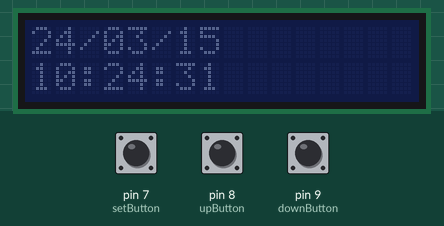
Recording of a sketch running on a simulated Arduino Uno, built with avr-gcc and run on an emulated ATmega328P. Shown: 16×2 character LCD. Inputs (shaded band) come from the test bench; at power-on: pin 7 (setButton) LOW, pin 8 (upButton) LOW, pin 9 (downButton) LOW. The local clock reads 2024-03-15 10:24:30 at power-on unless the sketch sets it.

Above: at 1.2 s.
1.3 s: pin 7 (setButton) pulled HIGH for 0.15 s
At 2.7 s:
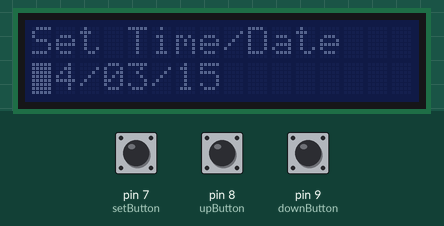
4.4 s: pin 8 (upButton) pulled HIGH for 1 s
At 6.1 s:
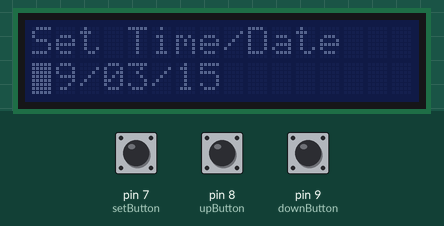
8.4 s: pin 9 (downButton) pulled HIGH for 0.15 s
11.5 s: pin 8 (upButton) pulled HIGH for 0.15 s
14.6 s: pin 7 (setButton) pulled HIGH for 1 s
At 16.4 s:
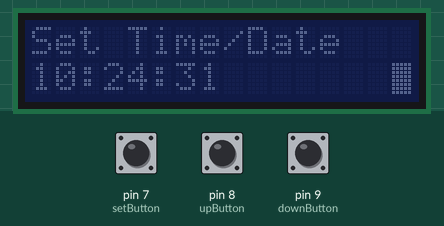
18.6 s: pin 9 (downButton) pulled HIGH for 1 s
At 20.6 s:
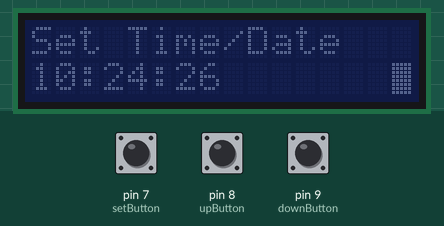
Timing chart, 0 to 22.1 s (numbered marks = the images above; inputs shaded):
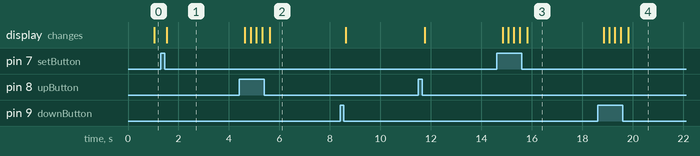

The sketch:

clock.ino
```cpp
// Real Time Clock project

/* Use Arduino UNO as microcontroller
Use DS1302 RTC module
All data display on LCD 16x2 (with I2C interface)

Pin Connections
* ARDUINO UNO  |   DS1302  |  LCD I2C 16x2
*--------------|-----------|-----------------
*   +5V        |           |     VIN
*    D4        |    SCL    |
*    D5        |    DAT    |
*    D6        |    RST    |
*    GND       |    GND    |     GND
*   +3.3V      |    VIN    |
*    A5        |           |     SCL
*    A4        |           |     SDA
*/

#include <Wire.h>
#include <LiquidCrystal_I2C.h>
#include <iarduino_RTC.h>

// Initialize the LCD with the I2C address 0x27 (common for 16x2 LCDs)
LiquidCrystal_I2C lcd(0x27, 16, 2);

// Initialize the iarduino_RTC with DS1302
iarduino_RTC rtc(RTC_DS1302);

// Buttons
const int setButton = 7;
const int upButton = 8;
const int downButton = 9;

// Variables for time and date
int year, month, day, hour, minute, second;
bool settingMode = false;
int settingField = 0;

void setup() {
  // Initialize LCD
  lcd.init();
  // lcd.backlight();

  // Initialize buttons
  pinMode(setButton, INPUT);
  pinMode(upButton, INPUT);
  pinMode(downButton, INPUT);

  // Start RTC
  rtc.begin();

  // Read initial time
  rtc.gettime();
}

void loop() {
  if (digitalRead(setButton) == HIGH) {
    delay(200);  // Debounce delay
    if (!settingMode) {
      settingMode = true;
      rtc.gettime();
      year = rtc.year;
      month = rtc.month;
      day = rtc.day;
      hour = rtc.Hours;
      minute = rtc.minutes;
      second = rtc.seconds;
      settingField = 0;
    } else {
      settingField++;
      if (settingField > 5) {
        settingMode = false;
        rtc.settime(year, month, day, hour, minute, second);
      }
    }
  }

  if (settingMode) {
    if (digitalRead(upButton) == HIGH) {
      adjustTime(1);
      delay(200);  // Debounce delay
    } else if (digitalRead(downButton) == HIGH) {
      adjustTime(-1);
      delay(200);  // Debounce delay
    }
    displaySettingMode();
  } else {
    displayTime();
  }
}

void adjustTime(int delta) {
  switch (settingField) {
    case 0: year += delta; break;
    case 1: month = constrain(month + delta, 1, 12); break;
    case 2: day = constrain(day + delta, 1, 31); break;
    case 3: hour = constrain(hour + delta, 0, 23); break;
    case 4: minute = constrain(minute + delta, 0, 59); break;
    case 5: second = constrain(second + delta, 0, 59); break;
  }
}

void displaySettingMode() {
  lcd.clear();
  lcd.setCursor(0, 0);
  lcd.print("Set Time/Date");

  lcd.setCursor(0, 1);
  if (settingField <= 2) {
    lcd.print(year);
    lcd.print("/");
    if (month < 10) lcd.print("0");
    lcd.print(month);
    lcd.print("/");
    if (day < 10) lcd.print("0");
    lcd.print(day);
  } else {
    if (hour < 10) lcd.print("0");
    lcd.print(hour);
    lcd.print(":");
    if (minute < 10) lcd.print("0");
    lcd.print(minute);
    lcd.print(":");
    if (second < 10) lcd.print("0");
    lcd.print(second);
  }
  lcd.setCursor(settingField * 3, 1);  // Highlight the field being set
  lcd.blink();
}

void displayTime() {
  rtc.gettime();

  lcd.clear();
  lcd.setCursor(0, 0);
  lcd.print(rtc.year);
  lcd.print("/");
  if (rtc.month < 10) lcd.print("0");
  lcd.print(rtc.month);
  lcd.print("/");
  if (rtc.day < 10) lcd.print("0");
  lcd.print(rtc.day);

  lcd.setCursor(0, 1);
  if (rtc.hours < 10) lcd.print("0");
  lcd.print(rtc.hours);
  lcd.print(":");
  if (rtc.minutes < 10) lcd.print("0");
  lcd.print(rtc.minutes);
  lcd.print(":");
  if (rtc.seconds < 10) lcd.print("0");
  lcd.print(rtc.seconds);
}
```

Measured:
- after the input at 1.3 s, the display: changes after 0.24 s (image 1)
- after the input at 4.4 s, the display: first changes after 0.23 s (image 2 shows a later state)
- after the input at 14.6 s, the display: first changes after 0.24 s (image 3 shows a later state)
- after the input at 18.6 s, the display: first changes after 0.23 s (image 4 shows a later state)
